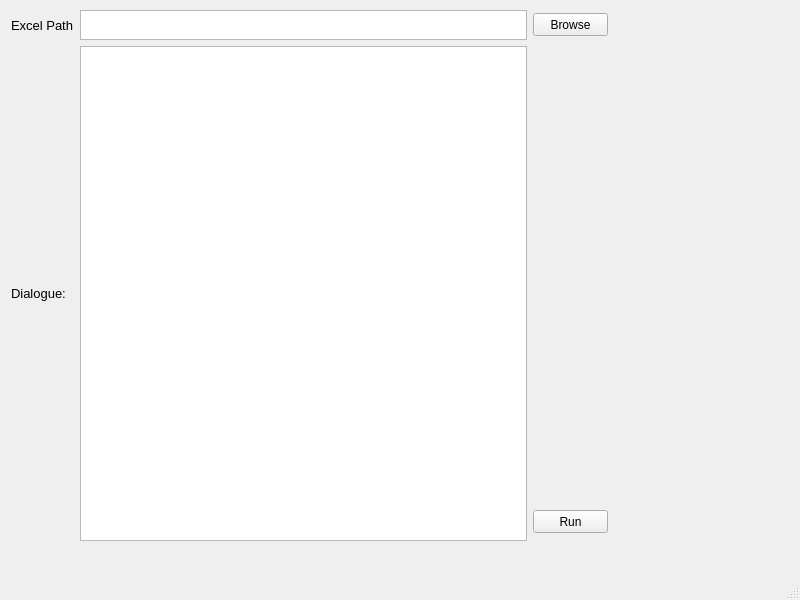
<?xml version="1.0" encoding="UTF-8"?>
<ui version="4.0">
 <class>MainWindow</class>
 <widget class="QMainWindow" name="MainWindow">
  <property name="geometry">
   <rect>
    <x>0</x>
    <y>0</y>
    <width>800</width>
    <height>600</height>
   </rect>
  </property>
  <property name="windowTitle">
   <string>MainWindow</string>
  </property>
  <widget class="QWidget" name="centralwidget">
   <widget class="QLabel" name="Path_label">
    <property name="geometry">
     <rect>
      <x>11</x>
      <y>10</y>
      <width>63</width>
      <height>30</height>
     </rect>
    </property>
    <property name="font">
     <font>
      <pointsize>10</pointsize>
     </font>
    </property>
    <property name="text">
     <string>Excel Path:</string>
    </property>
   </widget>
   <widget class="QPushButton" name="Browse_pushButton">
    <property name="geometry">
     <rect>
      <x>533</x>
      <y>13</y>
      <width>75</width>
      <height>23</height>
     </rect>
    </property>
    <property name="maximumSize">
     <size>
      <width>75</width>
      <height>16777215</height>
     </size>
    </property>
    <property name="text">
     <string>Browse</string>
    </property>
   </widget>
   <widget class="QLabel" name="Dialogue_label">
    <property name="geometry">
     <rect>
      <x>11</x>
      <y>46</y>
      <width>63</width>
      <height>495</height>
     </rect>
    </property>
    <property name="font">
     <font>
      <pointsize>10</pointsize>
     </font>
    </property>
    <property name="text">
     <string>Dialogue:</string>
    </property>
   </widget>
   <widget class="QPushButton" name="Run_pushButton">
    <property name="geometry">
     <rect>
      <x>533</x>
      <y>510</y>
      <width>75</width>
      <height>23</height>
     </rect>
    </property>
    <property name="maximumSize">
     <size>
      <width>75</width>
      <height>16777215</height>
     </size>
    </property>
    <property name="text">
     <string>Run</string>
    </property>
   </widget>
   <widget class="QTextBrowser" name="Dialogue_textBrowser">
    <property name="geometry">
     <rect>
      <x>80</x>
      <y>46</y>
      <width>447</width>
      <height>495</height>
     </rect>
    </property>
    <property name="maximumSize">
     <size>
      <width>900</width>
      <height>500</height>
     </size>
    </property>
    <property name="font">
     <font>
      <pointsize>10</pointsize>
     </font>
    </property>
    <property name="layoutDirection">
     <enum>Qt::LeftToRight</enum>
    </property>
   </widget>
   <widget class="QTextBrowser" name="Path_textBrowser">
    <property name="geometry">
     <rect>
      <x>80</x>
      <y>10</y>
      <width>447</width>
      <height>30</height>
     </rect>
    </property>
    <property name="maximumSize">
     <size>
      <width>900</width>
      <height>30</height>
     </size>
    </property>
    <property name="font">
     <font>
      <pointsize>10</pointsize>
     </font>
    </property>
   </widget>
  </widget>
  <widget class="QMenuBar" name="menubar">
   <property name="geometry">
    <rect>
     <x>0</x>
     <y>0</y>
     <width>800</width>
     <height>21</height>
    </rect>
   </property>
  </widget>
  <widget class="QStatusBar" name="statusbar"/>
 </widget>
 <resources/>
 <connections/>
</ui>
